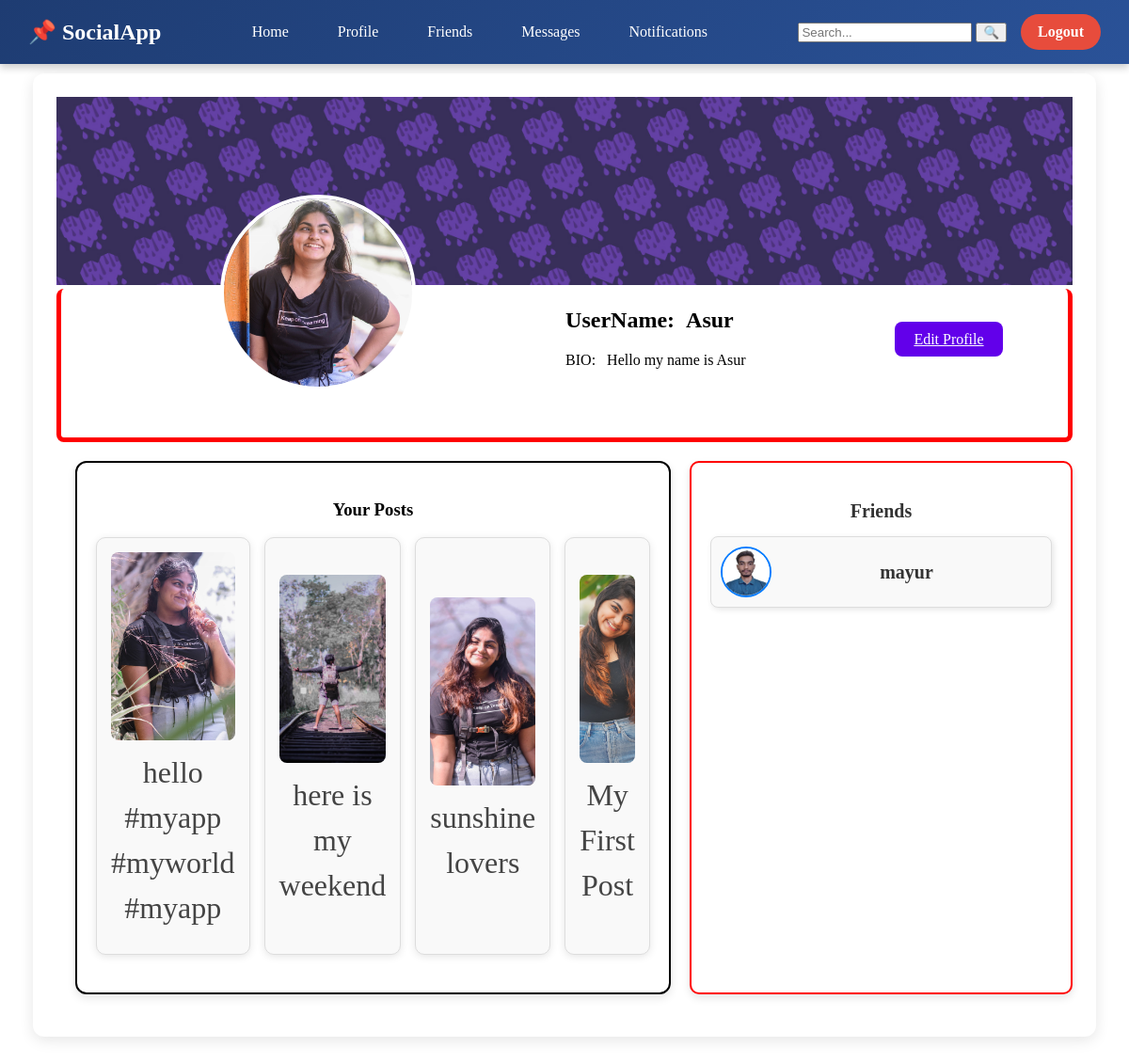
The app's page /user/profile.php (signed in) with its own data.
### tables this page shows
CREATE TABLE `users` (
  `id` int(11) NOT NULL,
  `username` varchar(50) NOT NULL,
  `email` varchar(100) NOT NULL,
  `password` varchar(255) NOT NULL,
  `profile_picture` varchar(255) DEFAULT 'default_profile.jpg',
  `bio` text DEFAULT NULL,
  `created_at` timestamp NOT NULL DEFAULT current_timestamp()
);

CREATE TABLE `posts` (
  `id` int(11) NOT NULL,
  `user_id` int(11) NOT NULL,
  `content` text NOT NULL,
  `media` varchar(255) DEFAULT NULL,
  `created_at` timestamp NOT NULL DEFAULT current_timestamp()
);

### user/profile.php (the view, shortened to what this page needs)
<?php
require_once "../includes/header.php";
$user_id = $_SESSION["user"];
$stmt = $conn->prepare("SELECT username, email, bio, profile_picture FROM users WHERE id = ?");
$stmt->execute([$user_id]);
$user = $stmt->fetch(PDO::FETCH_ASSOC);
$friends_stmt = $conn->prepare("SELECT users.id, users.username, users.profile_picture FROM friends
    JOIN users ON (friends.sender_id = users.id OR friends.receiver_id = users.id)
    WHERE (friends.sender_id = ? OR friends.receiver_id = ?) AND friends.status = 'accepted' AND users.id != ?");
$friends_stmt->execute([$user_id, $user_id, $user_id]);
$friends = $friends_stmt->fetchAll();
$posts_stmt = $conn->prepare("SELECT * FROM posts WHERE user_id = ? ORDER BY created_at DESC");
$posts_stmt->execute([$user_id]);
$posts = $posts_stmt->fetchAll();
?>
<div class="profile-container">
        <div class="profile-header">
            <img class="cover-photo" src="../uploads/default_banner.jpg" alt="Cover Photo">
            <div class="profile-details">
                <img class="profile-picture" src="../uploads/<?php echo $user['profile_picture'] ?: 'default_profile.jpg'; ?>" alt="Profile Picture">
                <div class="details">
                <h2>UserName:   &nbsp<?php echo htmlspecialchars($user['username']); ?></h2>
                <p class="bio">BIO: &nbsp  <?php echo nl2br(htmlspecialchars($user['bio'])); ?></p>
                </div>
                <div class="redirect-btn">
                <a href="edit_profile.php" class="btn">Edit Profile</a>
                </div>
            </div>
        </div>
    <div class="inner-container">
        <div class="posts-container">
    <h3>Your Posts</h3>
    <div class="posts-grid">
        <?php
        $posts_stmt = $conn->prepare("SELECT * FROM posts WHERE user_id = ? ORDER BY created_at DESC");
        $posts_stmt->execute([$user_id]);
        $posts = $posts_stmt->fetchAll();
        if (count($posts) > 0):
            foreach ($posts as $post):
        ?>
                <div class="post">
                    <?php if ($post['media']): ?>
                        <img src="../uploads/<?php echo $post['media']; ?>" alt="Post Image">
                    <?php endif; ?>
                    <p><?php echo nl2br(htmlspecialchars($post['content'])); ?></p>
                </div>
        <?php
            endforeach;
        else:
            echo "<p>No posts yet.</p>";
        endif;
        ?>
        </div>
        </div>
        <div class="friends-list">
                <h3>Friends</h3>
                <div class="friends">
                    <?php foreach ($friends as $friend): ?>
                        <div class="friend">
                            <img src="../uploads/<?php echo $friend['profile_picture'] ?: 'default_profile.jpg'; ?>" alt="Friend">
                            <p><?php echo htmlspecialchars($friend['username']); ?></p>
                        </div>
                    <?php endforeach; ?>
                </div>
            </div>
        </div>
    <link rel="stylesheet" href="../assets/css/profile.css">
</body>
</html>

### includes/header.php (shortened to what this page needs)
<!DOCTYPE html>
<html lang="en">
<head>
    <link rel="stylesheet" href="../styles.css">
    <link rel="stylesheet" href="https://cdnjs.cloudflare.com/ajax/libs/font-awesome/6.4.2/css/all.min.css">
</head>
<body>
<nav class="navbar">
    <div class="nav-left">
        <a href="http://localhost/Paarsh/social_media/" class="logo">📌 SocialApp</a>
    </div>
    <div class="nav-center">
        <a href="http://localhost/Paarsh/social_media/">Home</a>
        <a href="http://localhost/Paarsh/social_media/user/profile.php">Profile</a>
        <a href="http://localhost/Paarsh/social_media/friends/followers.php">Friends</a>
        <a href="http://localhost/Paarsh/social_media/chat">Messages</a>
        <a href="http://localhost/Paarsh/social_media/notifications/list.php">Notifications</a>
    </div>
    <div class="nav-right">
        <form action="http://localhost/Paarsh/social_media/friends/search.php" method="GET" class="search-form">
            <input type="text" name="q" placeholder="Search...">
            <button type="submit">🔍</button>
        </form>
        <a href="http://localhost/Paarsh/social_media/auth  /logout.php" class="logout-btn">Logout</a>
    </div>
</nav>

### styles.css (style rules this page uses)
body { margin: 0px; padding: 0px; min-height: 100vh; }
.navbar { display: flex; justify-content: space-between; align-items: center; background: linear-gradient(135deg, #1e3c72, #2a5298); padding: 15px 30px; box-shadow: 0 4px 8px rgba(0, 0, 0, 0.2); position: sticky; margin:0px; top: 0; z-index: 1000; animation: slideDown 0.5s ease-in-out; }
.nav-left .logo { font-size: 24px; font-weight: bold; color: #ffffff; text-decoration: none; transition: transform 0.3s ease; }
.nav-center { display: flex; align-items: center; gap: 20px; position: relative; }
.nav-center a { color: #ffffff; text-decoration: none; font-size: 16px; font-weight: 500; padding: 8px 16px; border-radius: 5px; transition: background 0.3s, transform 0.3s; }
.nav-right { display: flex; align-items: center; gap: 15px; }
.logout-btn { background: #e74c3c; color: #ffffff; padding: 10px 18px; text-decoration: none; font-weight: bold; border-radius: 30px; transition: background 0.3s, transform 0.3s; }
.post { border: 1px solid #ddd; border-radius: 10px; padding: 15px; display: flex; flex-direction: column; justify-content: center; margin-bottom: 20px; background: #fff; box-shadow: 0px 2px 5px rgba(0, 0, 0, 0.1); }
.post p { font-size: 14px; color: #444; line-height: 1.5; margin: 10px 0; }
.post { border: 1px solid #ddd; border-radius: 10px; padding: 15px; margin-bottom: 20px; background: #fff; box-shadow: 0px 2px 5px rgba(0, 0, 0, 0.1); }
.post p { font-size: 14px; color: #444; line-height: 1.5; font-size: 2rem; }

### assets/css/profile.css (style rules this page uses)
body { display: flex; flex-direction: column; align-content: center; }
.profile-container { background: #ffffff; padding: 25px; margin: 10px auto; border-radius: 12px; box-shadow: 0 4px 15px rgba(0, 0, 0, 0.1); text-align: center; width: 90%; animation: fadeInUp 0.8s ease-out; }
.cover-photo { width: 100%; height: 200px; object-fit: cover; }
.profile-picture { width: 200px; height: 200px; border-radius: 50%; border: 4px solid #fff; margin-top: -100px; margin-left: 100px; }
.profile-details { display: flex; justify-content: space-around; gap:20px; padding-bottom: 50px; border-radius: 8px; border-bottom: 5px solid red; border-left: 5px solid red; border-right: 5px solid red; }
.profile-details .details { text-align: left; }
.redirect-btn { align-content: center; }
.profile-container .btn { background: #6200ea; color: white; padding: 10px 20px; border: none; border-radius: 8px; font-size: 16px; cursor: pointer; transition: background 0.3s ease, transform 0.2s ease; }
.inner-container { display: flex; flex-direction: row; }
.friends-list { border: 2px solid red; margin: 20px; width: 40%; }
.friends-list { max-width: 500px; margin: 20px auto; padding: 20px; background: #fff; border-radius: 10px; box-shadow: 0 4px 8px rgba(0, 0, 0, 0.1); text-align: center; }
.friends-list h3 { font-size: 20px; margin-bottom: 15px; color: #333; }
.friends { display: flex; flex-direction: column; gap: 15px; justify-content: center; }
.friend { background: #f9f9f9; padding: 10px; display: flex; border-radius: 8px; border: 1px solid #ddd; box-shadow: 2px 2px 6px rgba(0, 0, 0, 0.1); transition: 0.3s; text-align: center; }
.friend img { width: 50px; height: 50px; border-radius: 50%; object-fit: cover; border: 2px solid #007bff; }
.friend p { margin: auto; font-size: 20px; text-align: center; font-weight: 600; color: #333; }
.posts-container { margin: 20px; width: 60%; padding: 20px; background: #fff; border-radius: 12px; border: 2px solid black; box-shadow: 0 4px 10px rgba(0, 0, 0, 0.1); }
.posts-grid { display: grid; grid-template-columns: repeat(4, 1fr); gap: 15px; }
.post { background: #f9f9f9; padding: 15px; border-radius: 10px; box-shadow: 0 2px 8px rgba(0, 0, 0, 0.1); text-align: center; transition: transform 0.3s ease-in-out; }
.post img { width: 100%; height: 200px; object-fit: cover; border-radius: 8px; }

### records on screen
users: profile_picture (picture), username "Asur", bio "Hello my name is Asur"
posts: media (picture), content "hello #myapp #myworld #myapp"
posts: media (picture), content "here is my weekend"
posts: media (picture), content "sunshine lovers"
posts: media (picture), content "My First Post"
users: profile_picture (picture), username "mayur"
